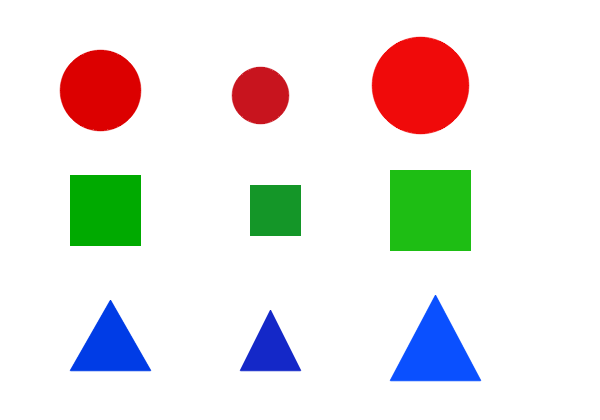
#> input picture assets/objects_shapes.png, 600 x 420 px
$ jupyter execute 01_images_are_numbers.ipynb
#> lines starting #> are read from the running program, lines starting #| are printed output that depends on the picture; after the words box and inside, x2 and y2 are one past the last pixel; in counts of white or black regions, pixels touching at a corner belong together
### utils.py
"""Tiny helper functions used by every notebook.

Nothing fancy here: each function is a few lines so students can read it.
"""
import cv2                       # OpenCV: reading and processing images
import matplotlib.pyplot as plt  # matplotlib: showing images on screen


# [9 lines left out: function load, not called in this run]


def bgr2rgb(img):
    """Swap OpenCV's Blue-Green-Red order into matplotlib's Red-Green-Blue order."""
    return cv2.cvtColor(img, cv2.COLOR_BGR2RGB)


def show(img, title="", size=(6, 4)):
    """Show ONE image (color or gray) with matplotlib."""
    plt.figure(figsize=size)                      # make a blank figure of a given size
    if len(img.shape) == 2:                       # 2 numbers in shape -> gray image
        plt.imshow(img, cmap="gray", vmin=0, vmax=255)  # fixed 0-255 so gray is honest
    else:                                         # 3 numbers in shape -> color image
        plt.imshow(bgr2rgb(img))                  # fix the BGR/RGB order first
    plt.title(title)                              # write the title above the picture
    plt.axis("off")                               # hide the axis numbers
    plt.show()                                    # draw it in the notebook


# [18 lines left out: function show_many, not called in this run]

### notebooks/01_images_are_numbers.ipynb
# Notebook 01 - Images are numbers

*Time: about 45 minutes*

## What you will learn
- A picture on screen is really a **table of numbers**, and Python can read and change those numbers.
- How to load an image with `cv2.imread` and read its **shape** and **type**.
- The classic **BGR vs RGB** colour trap (why pictures sometimes look blue).
- How to read, change and **crop** pixels using simple slicing.

## Prerequisites
- You ran `python make_assets.py` once (it creates the pictures in the `assets/` folder).
- No Python experience needed. We go one line at a time. Press **Shift + Enter** to run a cell.

### What this code does

We tell Python which tools (libraries) we want to use today.
- `sys.path.append("..")` tells Python to also look one folder up, because that is where our helper file `utils.py` lives.
- `cv2` is OpenCV, the image library.
- `matplotlib.pyplot` (we call it `plt`) draws pictures in the notebook.
- `show` is our own tiny helper that draws a picture nicely.

[cell 1]
import sys                            # lets us change where Python looks for files
sys.path.append("..")                 # also look one folder up (utils.py lives there)
import cv2                            # OpenCV: reads and processes images
import matplotlib.pyplot as plt       # matplotlib: draws pictures and graphs
from utils import show                # our own helper that draws one picture
print("Libraries loaded - ready to go!")  # a visible sign that everything worked

### What you should see / Why we care

You should see `Libraries loaded - ready to go!`. If you see `ModuleNotFoundError`, you are probably using the wrong Python environment (see the README troubleshooting section).

### What this code does

We store the path of our picture in a variable called `IMAGE_PATH`, then ask OpenCV to read the file. Whatever we read becomes a variable called `img`.

**To use a different picture later, you only change the `IMAGE_PATH` line.**
Then we print three facts about `img`: what kind of thing it is, its shape, and what type of numbers it holds.

[cell 2]
IMAGE_PATH = "../assets/objects_shapes.png"   # <- the ONE line you change to use another picture
img = cv2.imread(IMAGE_PATH)                  # read the file into a NumPy array
#> img is the input picture: shape (420, 600, 3); mean B, G, R 226.1, 228.9, 231.2
print("type :", type(img))                    # what kind of object is it?
#| type : <class 'numpy.ndarray'>
print("shape:", img.shape)                    # (height, width, channels)
#| shape: (420, 600, 3)
print("dtype:", img.dtype)                    # what kind of numbers are inside?
#| dtype: uint8

### What you should see / Why we care

You should see `type: <class 'numpy.ndarray'>`, `shape: (420, 600, 3)` and `dtype: uint8`.

**Why we care:** an image is just a NumPy *array* (a grid of numbers). Everything we do in this course is arithmetic on that grid.

### What this code does

The shape `(420, 600, 3)` means **height = 420 rows**, **width = 600 columns**, **3 channels** (blue, green, red).
We unpack the three numbers into three named variables so the meaning is obvious. Then we ask for the smallest and largest number in the whole picture.

[cell 3]
height, width, channels = img.shape            # unpack the 3 numbers into 3 names
#> height = 420; width = 600; channels = 3
print("height  :", height, "pixels tall")      # number of rows
#| height  : 420 pixels tall
print("width   :", width, "pixels wide")       # number of columns
#| width   : 600 pixels wide
print("channels:", channels, "(blue, green, red)")  # numbers per pixel
#| channels: 3 (blue, green, red)
print("smallest value:", img.min())            # darkest possible value is 0
#| smallest value: 0
print("largest value :", img.max())            # brightest possible value is 255
#| largest value : 255

### What you should see / Why we care

`height: 420`, `width: 600`, `channels: 3`, smallest `0`, largest `255`.

**Why we care:** each pixel has 3 numbers between 0 (none of that colour) and 255 (full colour). `uint8` means "unsigned 8-bit integer": exactly the whole numbers 0 to 255.

## Showing the same image three ways

Showing a picture sounds easy, but there are traps. We show the **same** `img` three times.

### What this code does

**Way 1: `cv2.imshow`.** This opens a separate operating-system window. It often **freezes or shows nothing inside Jupyter**, so we keep it switched **off** with a variable called `TRY_IMSHOW`. If you want to try it on your own computer, change `False` to `True` (save your work first!).

[cell 4]
TRY_IMSHOW = False                        # change to True only if you want to experiment
if TRY_IMSHOW:                            # this block runs only when the switch is True
    cv2.imshow("my window", img)          # open a separate window
    cv2.waitKey(0)                        # wait until a key is pressed
    cv2.destroyAllWindows()               # close the window again
print("TRY_IMSHOW is", TRY_IMSHOW, "- in notebooks we use matplotlib instead")

### What you should see / Why we care

Nothing is drawn, on purpose. `cv2.imshow` is made for scripts, not notebooks. We use matplotlib from now on.

### What this code does

**Way 2: matplotlib, the careless way.** We hand `img` straight to `plt.imshow`. Watch the colours!

[cell 5]
plt.figure(figsize=(6, 4))                # make an empty figure 6 x 4 inches
plt.imshow(img)                           # draw the picture exactly as OpenCV gave it
plt.title("WRONG colours: red circles look blue")  # explain the problem in the title
plt.axis("off")                           # hide the axis numbers
plt.show()                                # display the figure

### What you should see / Why we care

The **red circles look blue** and the **blue triangles look red**.

**Why:** OpenCV stores each pixel as **B, G, R** (blue first). Matplotlib expects **R, G, B** (red first). We handed it the wrong order, so red and blue swapped. This is the most famous beginner gotcha in OpenCV.

### What this code does

**Way 3: the fix.** `cv2.cvtColor(img, cv2.COLOR_BGR2RGB)` reorders the three numbers of every pixel. We then show the converted copy. (Our helper `show` does this swap for us from now on.)

[cell 6]
rgb = cv2.cvtColor(img, cv2.COLOR_BGR2RGB)    # swap blue and red channels
plt.figure(figsize=(6, 4))                    # empty figure
plt.imshow(rgb)                               # draw the converted picture
plt.title("CORRECT colours: BGR converted to RGB")  # title
plt.axis("off")                               # hide the axis numbers
plt.show()                                    # display it

### What you should see / Why we care

Now the circles are **red**, the squares **green** and the triangles **blue**.

**Rule to remember:** OpenCV = BGR, matplotlib = RGB. Convert before you show.

### What this code does

Let us look at one pixel to *prove* the order. We read the pixel at row 90, column 100 (the middle of the first red circle) in both versions of the picture.

[cell 7]
print("OpenCV  (B, G, R):", img[90, 100])     # the original BGR pixel
#| OpenCV  (B, G, R): [  0   0 220]
print("matplot (R, G, B):", rgb[90, 100])     # the same pixel after conversion
#| matplot (R, G, B): [220   0   0]

### What you should see / Why we care

`[  0   0 220]` for OpenCV and `[220   0   0]` for matplotlib. Same colour, numbers in opposite order. A red pixel has **a lot of red (220)** and none of the others.

## Reading and changing pixels

In Python we write `img[row, column]`. Rows count **down** from the top, columns count **right** from the left. The top-left corner is `img[0, 0]`. This is different from maths class, where `y` goes up!

### What this code does

**Slicing** means taking a rectangle of pixels: `img[0:50, 0:100]` is "rows 0 up to (not including) 50, and columns 0 up to 100". It is the top-left corner. We print its shape and show it.

[cell 8]
corner = img[0:50, 0:100]                 # rows 0..49 and columns 0..99
print("corner shape:", corner.shape)      # 50 rows, 100 columns, 3 channels
#| corner shape: (50, 100, 3)
show(corner, "img[0:50, 0:100] - the top-left corner", size=(4, 2))  # draw it

### What you should see / Why we care

`corner shape: (50, 100, 3)` and a small **white** rectangle (the top-left of the picture is empty background).

### What this code does

Now a **single pixel**. We pick the pixel at row 90, column 100, then unpack its three numbers into `blue`, `green` and `red`.

[cell 9]
pixel = img[90, 100]                      # one pixel = three numbers
#> pixel = [0, 0, 220]
blue, green, red = pixel                  # unpack them into three names
#> blue = 0; green = 0; red = 220
print("pixel (B, G, R):", pixel)          # the whole triple
#| pixel (B, G, R): [  0   0 220]
print("blue =", blue, " green =", green, " red =", red)  # one at a time
#| blue = 0  green = 0  red = 220
print("a white background pixel:", img[5, 5])  # for comparison
#| a white background pixel: [255 255 255]

### What you should see / Why we care

The circle pixel is `[0 0 220]` (strong red) and the background pixel is `[255 255 255]` (white = all three colours at full strength).

### What this code does

**Changing pixels.** First we make a **copy** with `img.copy()`, so the original stays safe. Changing one single pixel would be too small to see, so we paint a whole block: rows 10-40, columns 250-350 become yellow. Yellow in BGR is `(0, 255, 255)`: no blue, full green, full red.

[cell 10]
edited = img.copy()                       # work on a copy, keep the original safe
edited[10:40, 250:350] = (0, 255, 255)    # paint a yellow bar (B=0, G=255, R=255)
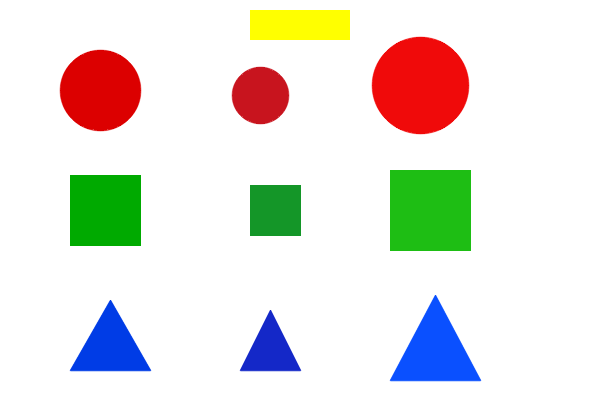
#> edited: shape (420, 600, 3); 1.19% of pixels changed, all inside (x1, y1, x2, y2) = (250, 10, 350, 40)
edited[100, 100] = (255, 0, 255)          # change ONE pixel (too small to notice!)
#> edited: shape (420, 600, 3); under 0.01% of pixels changed, all inside (x1, y1, x2, y2) = (100, 100, 101, 101)
print("original pixel:", img[100, 100], " edited pixel:", edited[100, 100])  # compare
#| original pixel: [  0   0 220]  edited pixel: [255   0 255]
show(edited, "Edited copy: a yellow bar", size=(6, 4))  # draw the copy

### What you should see / Why we care

A **yellow bar** appears at the top. The printed pixel changed from `[0 0 220]` to `[255   0 255]`, but one pixel is invisible to the eye.

**Why we care:** drawing rectangles, masking, thresholding... everything later is "change numbers in a slice".

### What this code does

**Cropping** is just slicing, then keeping the result. The first red circle sits around row 90, column 100 with radius 40, so rows 50-130 and columns 60-140 cover it.

[cell 11]
crop = img[50:130, 60:140]                # rows 50..129, columns 60..139
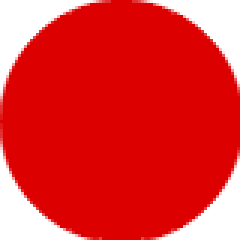
#> crop: shape (80, 80, 3) (shown 3 times larger); mean B, G, R 49.8, 49.8, 226.8
print("crop shape:", crop.shape)          # 80 x 80 pixels, 3 channels
#| crop shape: (80, 80, 3)
show(crop, "Cropped: the first red circle", size=(4, 4))  # draw the crop

$ run again, with assets/digits_number.png copied over assets/objects_shapes.png
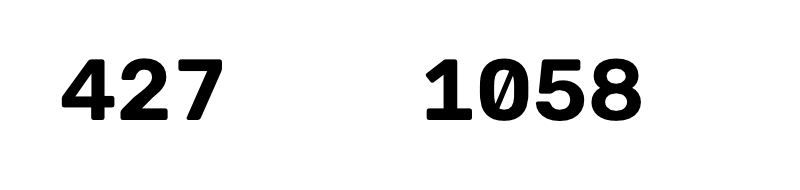
#> input picture assets/digits_number.png, 800 x 190 px
#> img is the input picture: shape (190, 800, 3); min 0, max 255, mean 235.3
#| type : <class 'numpy.ndarray'>
#| shape: (190, 800, 3)
#| dtype: uint8
#| height  : 190 pixels tall
#| width   : 800 pixels wide
#| channels: 3 (blue, green, red)
#| smallest value: 0
#| largest value : 255
#| OpenCV  (B, G, R): [0 0 0]
#| matplot (R, G, B): [0 0 0]
#> corner: shape (50, 100, 3); every value is 255
#| corner shape: (50, 100, 3)
#> pixel = [0, 0, 0]
#> blue = 0
#| pixel (B, G, R): [0 0 0]
#| blue = 0  green = 0  red = 0
#| a white background pixel: [255 255 255]
#> `edited[10:40, 250:350] = (0, 255, 255)`:
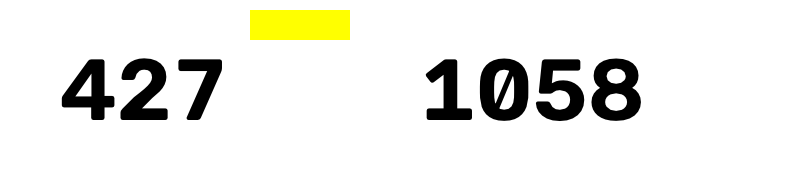
#> edited: shape (190, 800, 3); 1.97% of pixels changed, all inside (x1, y1, x2, y2) = (250, 10, 350, 40)
#| original pixel: [0 0 0]  edited pixel: [255   0 255]
#> `crop = img[50:130, 60:140]`:
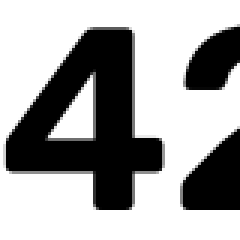
#> crop: shape (80, 80, 3) (shown 3 times larger); min 0, max 255, mean 164.8
#| crop shape: (80, 80, 3)

$ run again, with assets/digits_real_font.png copied over assets/objects_shapes.png
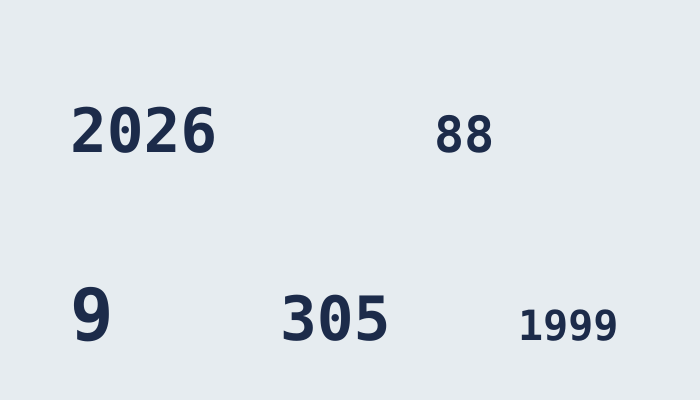
#> input picture assets/digits_real_font.png, 700 x 400 px
#> img is the input picture: shape (400, 700, 3); mean B, G, R 234.7, 229.8, 223.5
#| type : <class 'numpy.ndarray'>
#| shape: (400, 700, 3)
#| dtype: uint8
#| height  : 400 pixels tall
#| width   : 700 pixels wide
#| channels: 3 (blue, green, red)
#| smallest value: 28
#| largest value : 240
#| OpenCV  (B, G, R): [240 236 230]
#| matplot (R, G, B): [230 236 240]
#> `corner = img[0:50, 0:100]`:
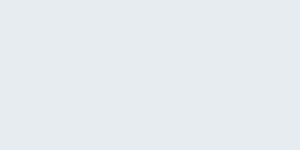
#> corner: shape (50, 100, 3) (shown 3 times larger); mean B, G, R 240, 236, 230
#| corner shape: (50, 100, 3)
#> pixel = [240, 236, 230]
#> blue = 240; green = 236; red = 230
#| pixel (B, G, R): [240 236 230]
#| blue = 240  green = 236  red = 230
#| a white background pixel: [240 236 230]
#| original pixel: [240 236 230]  edited pixel: [255   0 255]
#> `crop = img[50:130, 60:140]`:
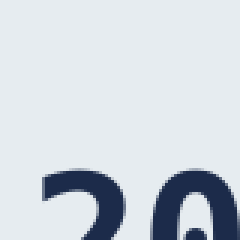
#> crop: shape (80, 80, 3) (shown 3 times larger); mean B, G, R 220.4, 213.2, 206.1
#| crop shape: (80, 80, 3)
